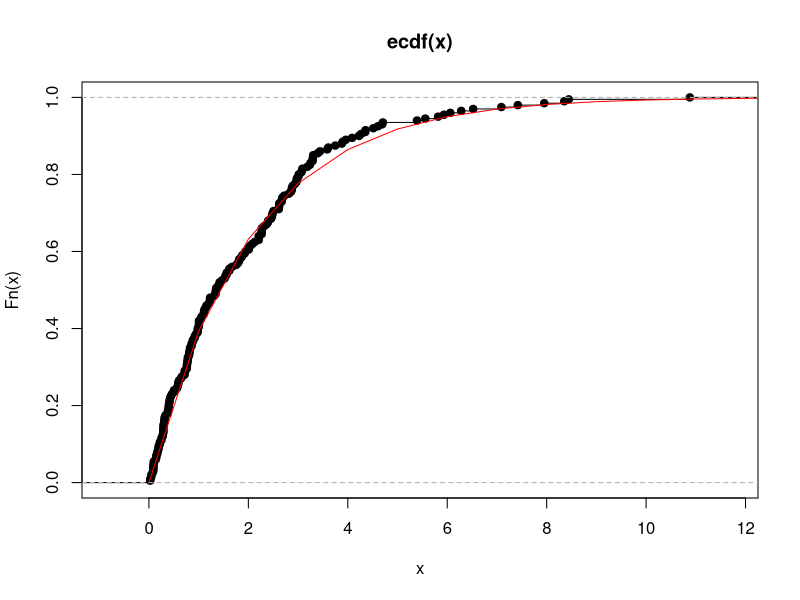
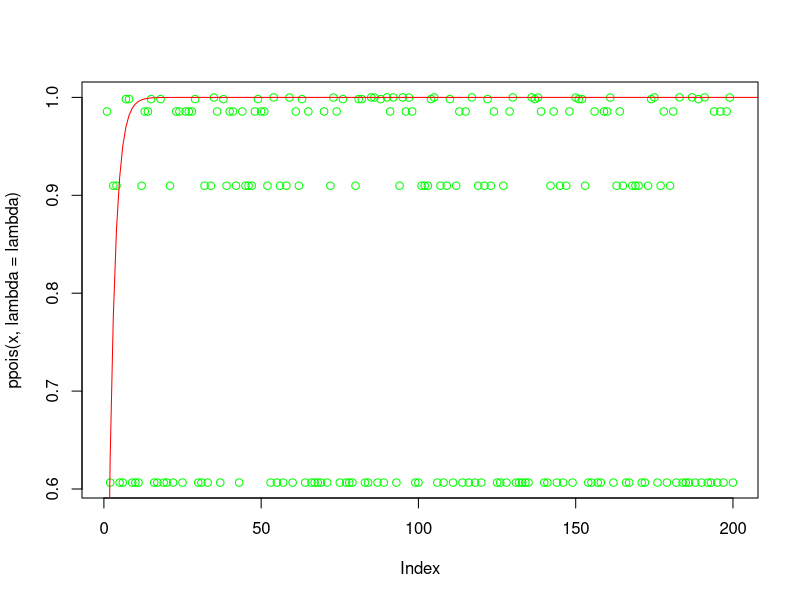

Generate these figures, in order, with R:
## ---- chunk 1

n <- 200
lambda <- .5
x <- rexp(n,rate = lambda)
ptk <- c(14000, 8000, 14000, 8000, 16000, 14000, 11000, 10500, 13000, 5000, 15500, 15000)
pts = seq(0, max(ptk), by = 1)
plot(ecdf(x), col="black")
lines(pts, pexp(pts,rate = lambda),col="red")
plot(ppois(x, lambda = lambda), col = "green")
lines(pts, pexp(pts,rate = lambda), col = "red")

